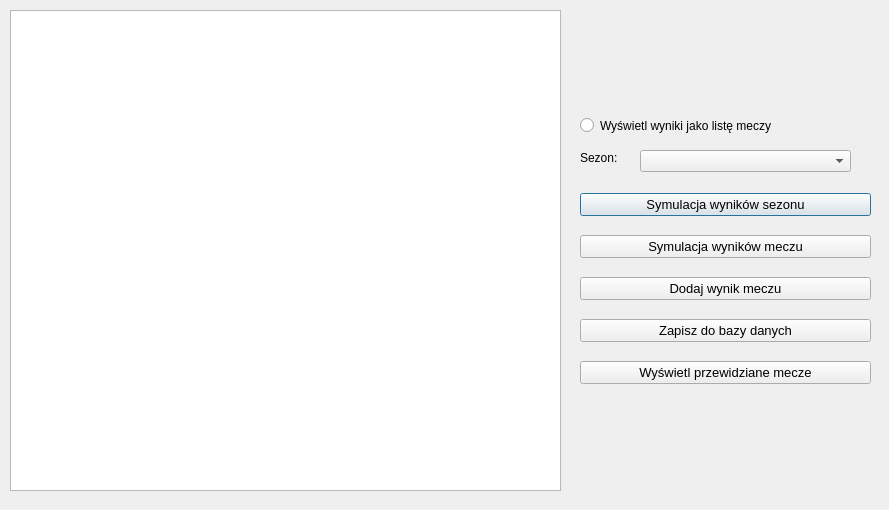
<?xml version="1.0" encoding="UTF-8"?>
<ui version="4.0">
 <class>Main_Window</class>
 <widget class="QDialog" name="Main_Window">
  <property name="geometry">
   <rect>
    <x>0</x>
    <y>0</y>
    <width>889</width>
    <height>510</height>
   </rect>
  </property>
  <property name="windowTitle">
   <string>System predykcji Premier League</string>
  </property>
  <property name="accessibleName">
   <string/>
  </property>
  <widget class="QTableWidget" name="tableWidget">
   <property name="geometry">
    <rect>
     <x>10</x>
     <y>10</y>
     <width>551</width>
     <height>481</height>
    </rect>
   </property>
  </widget>
  <widget class="QComboBox" name="SeasonComboBox">
   <property name="geometry">
    <rect>
     <x>640</x>
     <y>150</y>
     <width>211</width>
     <height>22</height>
    </rect>
   </property>
   <property name="accessibleName">
    <string/>
   </property>
  </widget>
  <widget class="QLabel" name="label_3">
   <property name="geometry">
    <rect>
     <x>580</x>
     <y>150</y>
     <width>56</width>
     <height>16</height>
    </rect>
   </property>
   <property name="font">
    <font>
     <pointsize>9</pointsize>
    </font>
   </property>
   <property name="text">
    <string>Sezon:</string>
   </property>
  </widget>
  <widget class="QWidget" name="layoutWidget">
   <property name="geometry">
    <rect>
     <x>580</x>
     <y>180</y>
     <width>291</width>
     <height>221</height>
    </rect>
   </property>
   <layout class="QVBoxLayout" name="verticalLayout">
    <item>
     <widget class="QPushButton" name="SeasonButton">
      <property name="font">
       <font>
        <pointsize>10</pointsize>
       </font>
      </property>
      <property name="text">
       <string>Symulacja wyników sezonu</string>
      </property>
     </widget>
    </item>
    <item>
     <widget class="QPushButton" name="MatchButton">
      <property name="font">
       <font>
        <pointsize>10</pointsize>
       </font>
      </property>
      <property name="text">
       <string>Symulacja wyników meczu</string>
      </property>
     </widget>
    </item>
    <item>
     <widget class="QPushButton" name="AddButton">
      <property name="font">
       <font>
        <pointsize>10</pointsize>
       </font>
      </property>
      <property name="text">
       <string>Dodaj wynik meczu</string>
      </property>
     </widget>
    </item>
    <item>
     <widget class="QPushButton" name="SaveButton">
      <property name="font">
       <font>
        <pointsize>10</pointsize>
       </font>
      </property>
      <property name="text">
       <string>Zapisz do bazy danych</string>
      </property>
     </widget>
    </item>
    <item>
     <widget class="QPushButton" name="DisplayButton">
      <property name="font">
       <font>
        <pointsize>10</pointsize>
       </font>
      </property>
      <property name="text">
       <string>Wyświetl przewidziane mecze</string>
      </property>
     </widget>
    </item>
   </layout>
  </widget>
  <widget class="QRadioButton" name="viewButton">
   <property name="geometry">
    <rect>
     <x>580</x>
     <y>110</y>
     <width>241</width>
     <height>31</height>
    </rect>
   </property>
   <property name="font">
    <font>
     <pointsize>9</pointsize>
    </font>
   </property>
   <property name="text">
    <string>Wyświetl wyniki jako listę meczy</string>
   </property>
  </widget>
 </widget>
 <resources/>
 <connections/>
</ui>
